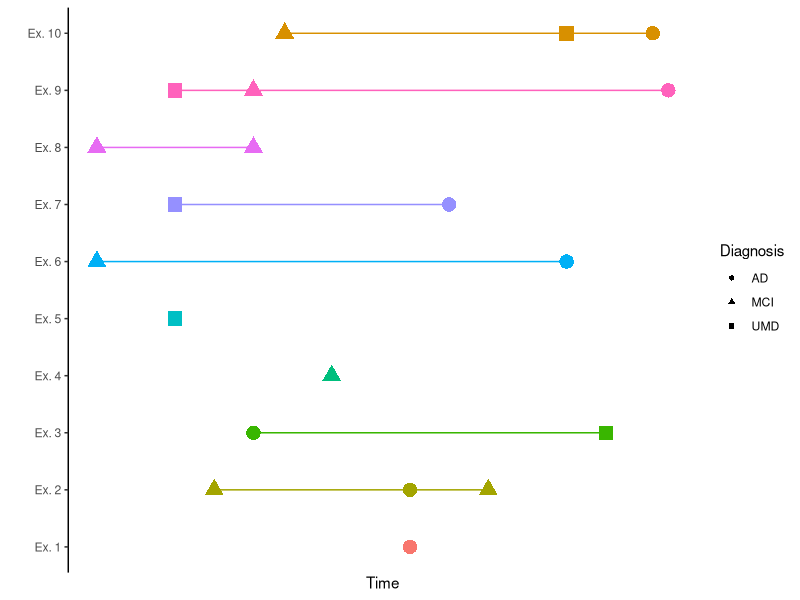

The R source for this figure: (Note: this script raises an error after producing the figure.)
## ---- chunk 1
library(tidyverse)
library(kableExtra)
## ---- chunk 2
#| label: fig-timelines 
#| fig-cap: "Examples of Temporal Patterns Observed in EHR"
#| fig-height: 10
#| fig-width: 6

plot_df <- 
  data.frame(
    
    y = 
      c(1,
        2,2,2, 
        3,3, 
        4, 
        5, 
        6, 6, 
        7, 7, 
        8, 8, 
        9, 9, 9, 
        10, 10, 10), 
    x = 
      c(0.5, 
        0.25, 0.5, 0.6, 
        0.3, 0.75, 
        0.4, 
        0.2, 
        0.1, 0.7, 
        0.2, 0.55, 
        0.1, 0.3, 
        0.2, 0.3, 0.83, 
        0.34, 0.7, 0.81), 
    
    ex = c(
      "Ex. 1",
      "Ex. 2", "Ex. 2", "Ex. 2", 
      "Ex. 3", "Ex. 3", 
      "Ex. 4", 
      "Ex. 5", 
      "Ex. 6", "Ex. 6", 
      "Ex. 7", "Ex. 7", 
      "Ex. 8", "Ex. 8",
      "Ex. 9", "Ex. 9", "Ex. 9", 
      "Ex. 10", "Ex. 10", "Ex. 10" 
    ), 
    
    type = c(
      "AD",  # no where  ||1
      "MCI", "AD", "MCI",  # in 1 only  ||2
      "AD", "UMD",  # # in 1 only  ||3
      "MCI",  # in 2 only  ||4
      "UMD",  # in 2 only  ||5
      
      "MCI", "AD",  # in 4  ||6
      "UMD", "AD",  # in 4  || 7
      "MCI", "MCI",  # in 5,  ||8
      "UMD", "MCI", "AD", # in 5  || 9
      "MCI", "UMD", "AD" # in 5  || 10
    )
  )

ggplot(data = plot_df, 
       aes(x = x, y= y, group = ex, color = ex)) + 
  theme_classic() + 
  geom_point(aes(shape = type, size = 2)) + 
  geom_line() + 
  
  scale_y_continuous(breaks = 1:10, labels = paste0("Ex. ", 1:10)) + 
  scale_x_continuous(labels = NULL, breaks = NULL) + 
  
  labs(x = "Time", y = "", shape = "Diagnosis") + 
  
   guides(
    size = "none",  # Remove legend for size
    color = "none"  # Remove legend for shape
  )

## ---- chunk 3
#| label: tbl-crosses
#| tbl-cap: "Allocation of Temporal Examples into Cohorts"


data.frame(
  names = paste0("Ex. ", 1:10), 
  coh1 = c(" ", rep("X", 9)), 
  coh2 = c(" "," "," ", rep("X", 7)), 
  coh3 = c(" "," "," "," "," ", rep("X", 5)), 
  coh4 = c(" "," "," "," "," ", 
           "X", "X", "X", " ", "X" ), 
  coh5 = c(" "," "," ","X"," ",
           "X", "X", " ", " ", "X"),
  coh6 = c(rep(" ", 7), "X", " ", "X")
) %>% 
  kable(
    col.names = c(" ", "Cohort 1", "Cohort 2", "Cohort 3", "Cohort A", "Cohort B", "Cohort C"), 
    booktabs = T
  ) 

## ---- chunk 4
#| label: fig-flowchart
#| fig-cap: "Flow of data collection"
#| fig-width: 14
#| fig-height: 20


knitr::include_graphics("flowchart.png")

## ---- chunk 5
#| label: tbl-cohort-sum
#| tbl-cap: "Comparison of statistics for the three cohrots"
#| 

cohorts <- read_csv("./Export Figures/All Cohort Summary.csv") %>%
  select(`...1`, V4, V5, V6) %>% 
  filter(`...1` != "% Aged Below 50 At Start") %>% 
  mutate(`...1` = case_when(`...1` == "Avg. UMD Diags." ~ "Avg. UMD Diags. (SD)", 
                            `...1` == "Avg. AD Diags." ~ "Avg. AD Diags. (SD)", 
                            `...1` == "Avg. AD Diags." ~ "Avg. AD Diags. (SD)", 
                            `...1` == "Avg. Age at Start" ~ "Avg. Age at Start (SD)", 
                            `...1` == "Avg. Age at Progression" ~ "Avg. Age at Progression (SD)", 
                            `...1` == "Avg. Years to Progression" ~ "Avg. Years to Progression (SD)", 
                            T ~ `...1`
                            )
         )

cohorts %>% 
  kable(booktabs = T, 
        align = c('l', 'c', 'c', 'c'), 
        col.names = c(" ", "Cohort A", "Cohort B", "Cohort C")
        ) %>% 
  kable_styling(latex_options = "hold_position") %>% 
  add_footnote("Avg. Years to Progression is estiamted for those who progressed to AD withing observed time")
## ---- chunk 6
#| label: fig-ages 
#| fig-cap: "Distribtuion of age at start of observations stratified by Type of Anchor Event."


knitr::include_graphics("./Export Figures/Age by Outcome.png")
## ---- chunk 7
#| label: fig-all-KM
#| fig-cap: "Cohort specific survival curves. Cohort B appers drastically different."


knitr::include_graphics("./Export Figures/SUrvival Whole Cohort.png")
## ---- chunk 8
#| label: fig-diag-KM
#| fig-cap: "Association between the type of anchor event and likelihood of progression. Those with UMD as the first diagnosis are less likely to progress to AD in cohorts B abd C."


knitr::include_graphics("./Export Figures/SUrvival By FIrst Diag.png")
## ---- chunk 9
#| label: fig-surv-ages 
#| fig-cap: "Association between initial age and likelihood of progression"


knitr::include_graphics("./Export Figures/SUrvival By Age.png")
## ---- chunk 10
#| label: tbl-cox-res
#| tbl-cap: "Comparison of statistics for the three cohrots"


ests <- read_csv("./Export Figures/Cox Model Results.csv") %>%
  select(-`...1`) %>% 
  {colnames(. ) <- c("term", "est1", "se1", "p1", 
                            "est2", "se2", "p2", 
                     "est3", "se3", "p3"); . } %>% 
  mutate(
    ci1 = paste0("(", 
                 round(est1 - 1.96 * se1, 2), ", ", 
                 round(est1 + 1.96 * se1, 2), 
                 ")"),
    
    ci2 = paste0("(", 
                 round(est2 - 1.96 * se2, 2), ", ", 
                 round(est2 + 1.96 * se2, 2), 
                 ")"),
    
    ci3 = paste0("(", 
                 round(est3 - 1.96 * se3, 2), ", ", 
                 round(est3 + 1.96 * se3, 2), 
                 ")")
  ) %>% 
  
  mutate(p1_f = ifelse(p1 < 0.001, "< 0.001", as.character(round(p1, 3))),
         p2_f = ifelse(p2 < 0.001, "< 0.001", as.character(round(p2, 3))),
         p3_f = ifelse(p3 < 0.001, "< 0.001", as.character(round(p3, 3)))
         ) %>% 
  select(term, 
         est1, ci1, p1_f,
         est2, ci2, p2_f,
         est3, ci3, p3_f
         )  
  

ests %>% 
  kable(booktabs = T, 
        digits = 2, 
        align = c('l', rep('c', (length(.)-1 )
                           )
                  ), 
        col.names = c("Predictor", 
                      "Log-HR", "95% C.I.", "P-value",
                      "Log-HR", "95% C.I.", "P-value",
                      "Log-HR", "95% C.I.", "P-value")
        ) %>% 
  add_header_above(c( " " = 1, "Cohort A" = 3, "Cohort B" = 3, "Cohort C" = 3)) %>% 
  column_spec(1, width = "2cm") %>% 
  column_spec(c(2, 5, 8), width = "1cm") %>% 
  add_footnote("'First Diag. MCI' is Compared to 'First Diag. is UMD' reference level") %>% 
  kable_styling(latex_options = "hold_position")

## ---- chunk 11
#| label: tbl-diags-used
#| tbl-cap: "Diagnoses from EHR"


read_csv("diagnoses.csv")[,-1] %>% 
  kable(col.names = c("ICD Code", "Version", "Description"),
        align = c('c', 'c', 'l'), 
        longtable = T)
